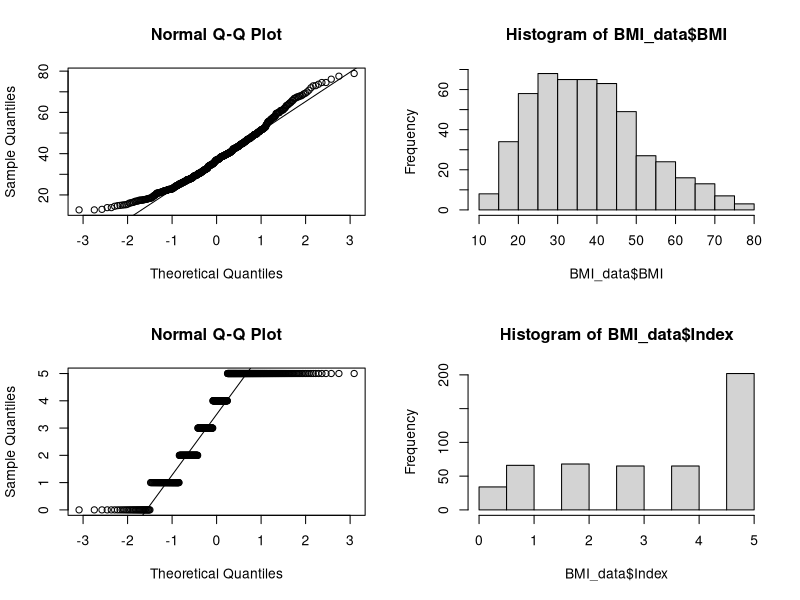

Recreate this plot in R.
#' Load data from file
BMI_data <- read.table("Person_Index.txt", header = TRUE)

print(sd(BMI_data$Weight))
print(var(BMI_data$Weight))

BMI <- c()
Index <- c()

#' Calculate BMI row by row and gives the index number
#' Input the data into the array table
for (i in 1:nrow(BMI_data)) {
    temp_BMI <- (BMI_data[i,3] / (BMI_data[i,2]/100)^2)
    if (temp_BMI < 18.5) {
        temp_Index <- 0
    }
    else if (temp_BMI < 25) {
        temp_Index <- 1
    }
    else if (temp_BMI < 30) {
        temp_Index <- 2
    }
    else if (temp_BMI < 35) {
        temp_Index <- 3
    }
    else if (temp_BMI < 40) {
        temp_Index <- 4
    }
    else {
        temp_Index <- 5
    }
    BMI <- rbind(BMI, temp_BMI)
    Index <- rbind(Index, temp_Index)
}
BMI_data <- cbind(BMI_data, BMI, Index)

#' Set up a 2x2 graph plotting area
par(mfrow=c(2,2))
qqnorm(BMI_data$BMI);qqline(BMI_data$BMI)
hist(BMI_data$BMI)
qqnorm(BMI_data$Index);qqline(BMI_data$Index)
hist(BMI_data$Index)

#' Calculate the mean
print(mean(BMI_data$Index))

#' Change the data type from int to factor (which is a bad way)
#' BMI_data$Index <- factor(BMI_data$Index)
#' summary(BMI_data$Index)

#' Calculate the number of items in index without a loop
#' count_0 <- length(which(BMI_data$Index == 0))
#' count_1 <- length(which(BMI_data$Index == 1))
#' count_2 <- length(which(BMI_data$Index == 2))
#' count_3 <- length(which(BMI_data$Index == 3))
#' count_4 <- length(which(BMI_data$Index == 4))
#' count_5 <- length(which(BMI_data$Index == 5))
#' count <- c(count_0, count_1, count_2, count_3, count_4, count_5)

#' Calculate the number of items in index with a loop
count <- c()
for (i in 1:6) {
    count[i] <- length(which(BMI_data$Index == i - 1))
}
Index_head <- c(0, 1, 2, 3, 4, 5)

#' Calculate the mean by using PMF
mean_pmf <- (count/nrow(BMI_data))*Index_head
print(sum(mean_pmf))